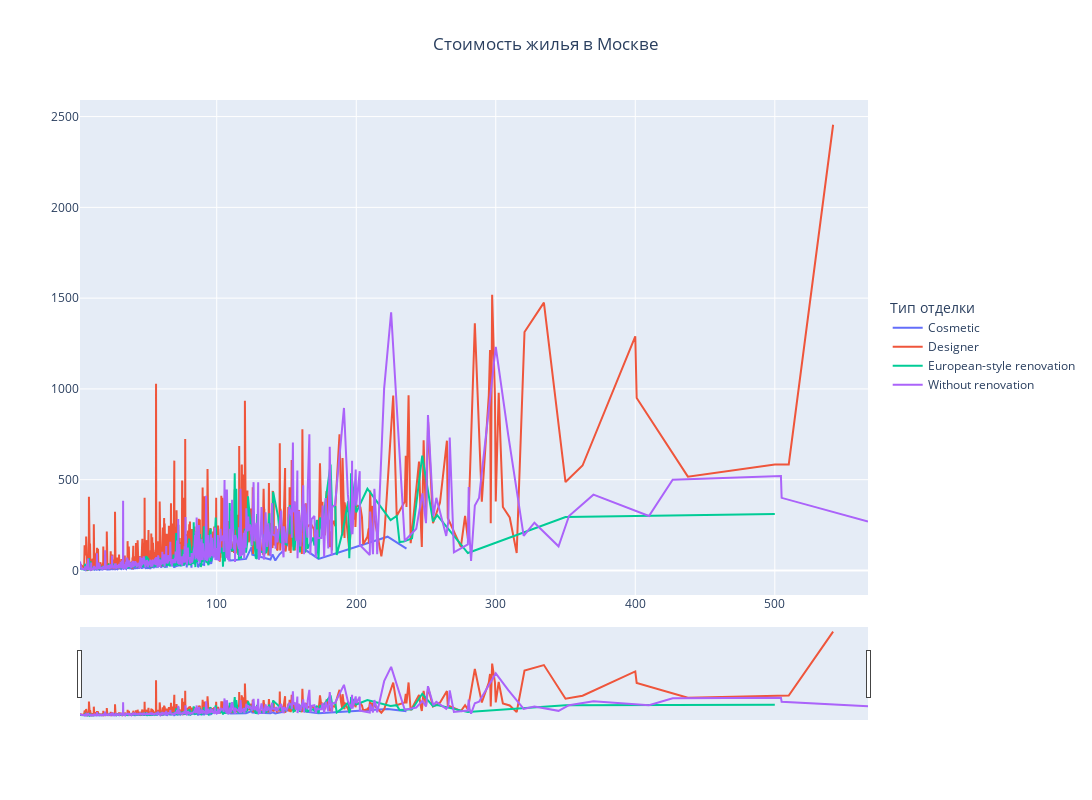

The cell this chart's notebook holds for it:
### Code cell
fig = go.Figure()

types = showdf['Renovation'].unique()

for i in range(types.shape[0]):
    subdf = showdf[showdf['Renovation'] == types[i]]
    fig.add_trace(go.Scatter(x=subdf['Living area'], y=subdf['Mean price'] / 1e6, name = types[i]))

fig.update_layout(
    title_text='Стоимость жилья в Москве',
    title_x=0.5,
    legend_title='Тип отделки',
    legend = dict(orientation = "v", y = .5, x = 1.025)
)

fig.update_layout(
    xaxis = dict(
        rangeslider = dict(
            visible = True
        ),
        type = 'linear'
    ),
    autosize=False,
    width=1300,
    height=800,
)

fig.show()

### Figure 1 — Plotly figure (JSON) as saved in the notebook; plotly's stock layout.template omitted (floating-point values rounded to 4 significant figures; data arrays with more than 128 entries replaced by an {"elided": "..."} marker saying what was removed)
{"data": [{"name": "Cosmetic", "type": "scatter", "x": {"elided": "601 float values"}, "y": {"elided": "601 float values"}}, {"name": "Designer", "type": "scatter", "x": {"elided": "924 float values"}, "y": {"elided": "924 float values"}}, {"name": "European-style renovation", "type": "scatter", "x": {"elided": "759 float values"}, "y": {"elided": "759 float values"}}, {"name": "Without renovation", "type": "scatter", "x": {"elided": "840 float values"}, "y": {"elided": "840 float values"}}], "layout": {"autosize": false, "height": 800, "legend": {"orientation": "v", "title": {"text": "Тип отделки"}, "x": 1.025, "y": 0.5}, "title": {"text": "Стоимость жилья в Москве", "x": 0.5}, "width": 1300, "xaxis": {"rangeslider": {"visible": true}, "type": "linear"}}}
